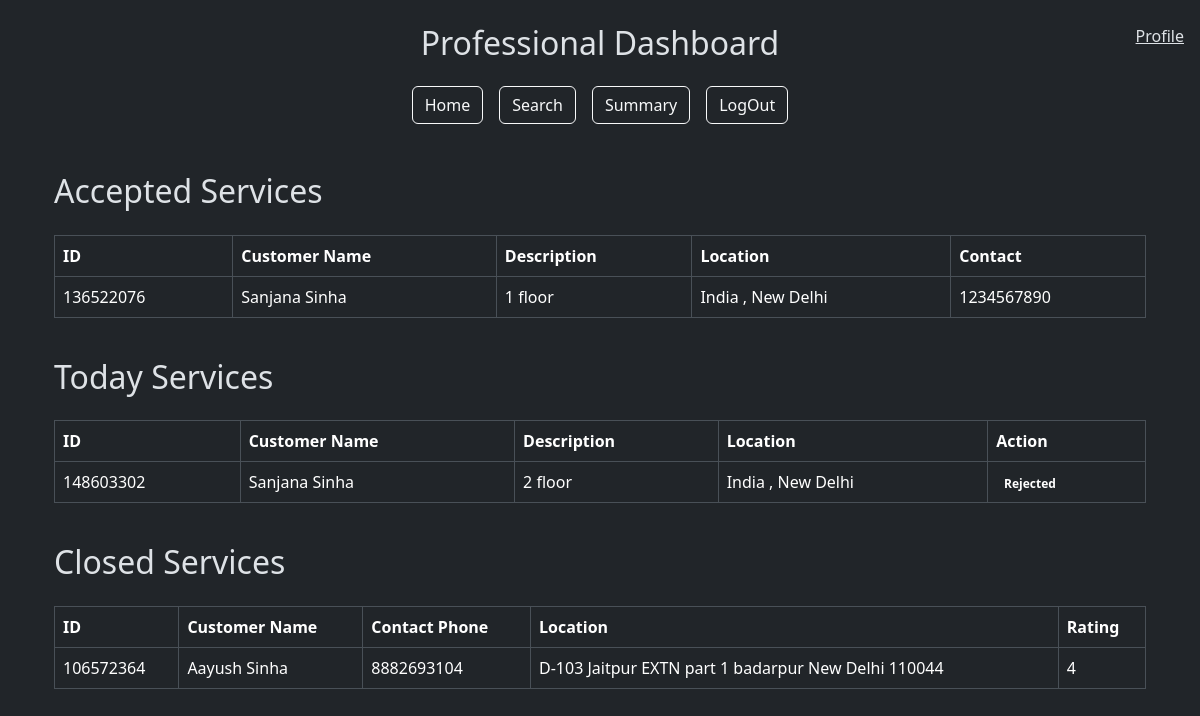
The app's page /professional_dashboard (signed in), older data.
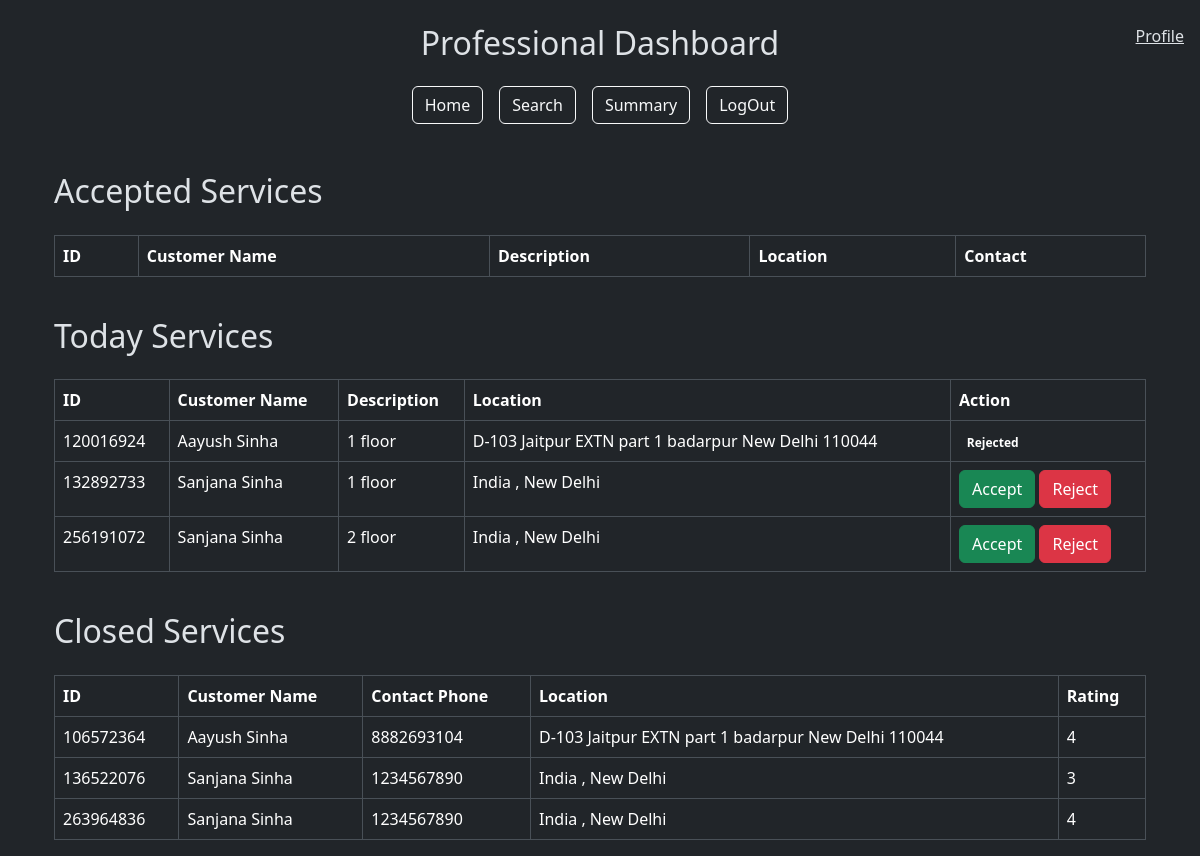
The same page, newer data.
### models.py (models this page shows)
class ServiceRequest(db.Model):
    __tablename__ = 'service_request'
    id = db.Column(db.Integer, primary_key=True)
    customer_id = db.Column(db.Integer, db.ForeignKey('customer.id'), nullable=False)  # Reference to Customer
    professional_id = db.Column(db.Integer, db.ForeignKey('professional.id'), nullable=True)  # Reference to Professional
    service_id = db.Column(db.Integer, db.ForeignKey('service.id'), nullable=False)
    date_of_request = db.Column(db.DateTime, default=datetime.utcnow, nullable=False)
    date_of_completion = db.Column(db.DateTime, nullable=True)
    status = db.Column(db.String(20), default='requested', nullable=False)
    rating = db.Column(db.Integer, nullable=True)
    remarks = db.Column(db.Text, nullable=True)
    rejected_by = db.Column(MutableList.as_mutable(JSON), default=[])
    customer = db.relationship('Customer', back_populates='service_requests')
    service = db.relationship('Service', back_populates='service_requests')
    professional = db.relationship('Professional', back_populates='service_requests')
    review = db.relationship('Review', back_populates='service_request', lazy=True)

class User(db.Model):
    __tablename__ = "user"
    id = db.Column(db.Integer, primary_key=True)
    username = db.Column(db.String(80), unique=True, nullable=False)
    passhash = db.Column(db.String(80), nullable=False)
    name = db.Column(db.String(80), nullable=False)
    role = db.Column(db.String(20), nullable=False)
    is_blocked = db.Column(db.Boolean, default=False, nullable=False)
    professional = db.relationship('Professional', backref='user', lazy=True)
    customer = db.relationship('Customer', backref='user', lazy=True)

class Service(db.Model):
    __tablename__ = 'service'
    id = db.Column(db.Integer, primary_key=True)
    service_name = db.Column(db.String(80), unique=False, nullable=False)
    description = db.Column(db.Text, nullable=False)
    price = db.Column(db.Float, nullable=False)
    time_required = db.Column(db.Integer, nullable=False)
    service_requests = db.relationship('ServiceRequest', back_populates='service', lazy=True)

class Customer(db.Model):
    __tablename__ = 'customer'
    id = db.Column(db.Integer, db.ForeignKey('user.id'), primary_key=True)
    address = db.Column(db.Text, nullable=False)
    pincode = db.Column(db.String(6), nullable=False)
    contact = db.Column(db.String(10), nullable=False)
    service_requests = db.relationship('ServiceRequest', back_populates='customer', lazy=True)

### app.py (the view)
@app.route('/professional_dashboard')
def professional_dashboard():
    user_id = session['user_id']
    professional = Professional.query.get(user_id)
    user = User.query.get(user_id)
    service = Service.query.all()
    accepted_services = ServiceRequest.query.filter_by(professional_id=user_id).filter_by(status='accepted').all()
    today_services = (
    db.session.query(ServiceRequest)
    .join(Service)
    .filter(Service.service_name == professional.service_name)
    .filter(ServiceRequest.status == 'requested')
    .all()
)
    closed_services = (
    db.session.query(ServiceRequest)
    .join(Service)
    .filter(Service.service_name == professional.service_name)
    .filter(ServiceRequest.status == 'closed')
    .filter(ServiceRequest.professional_id==user_id)
    .filter(not_(ServiceRequest.rejected_by.contains([professional.id])))
    .all()
)
    print(today_services, 'today_services')
    print(professional.address,service)
    return render_template('professional_dashboard.html',accepted_services=accepted_services,today_services=today_services, closed_services=closed_services,professional=professional, service=service,user=user)

### templates/professional_dashboard.html (shortened to what this page needs)
{% extends "layout.html" %}  {% block content %}
<div class="container mt-5">
  {% if professional.user.is_blocked %}
  <div class="alert alert-danger" role="alert">
    Your account is blocked. Please contact the admin.
  </div>
  {% elif not professional.verified %}
  <div class="alert alert-warning" role="alert">
    Your account is not verified yet. Please wait for the admin to verify your
    account.
  </div>
  {% else %}
  <span class="navbar-text position-fixed top-0 end-0 m-3">
    <a href="{{url_for('profile')}}">Profile</a>
  </span>
  <h2 class="mt-4">Accepted Services</h2>
  <div class="table-responsive">
    <table class="table table-bordered mt-3">
      <thead>
        <tr>
          <th>ID</th>
          <th>Customer Name</th>
          <th>Description</th>
          <th>Location</th>
          <th>Contact</th>
        </tr>
      </thead>
      <tbody>
        {% for service_request in accepted_services %}
        <tr>
          <td>{{ service_request.id }}</td>
          <td>{{ service_request.customer.user.name }}</td>
          <td>{{ service_request.service.description }}</td>
          <td>{{ service_request.customer.address }}</td>
          <td>{{ service_request.customer.contact}}</td>
        </tr>
        {% endfor %}
      </tbody>
    </table>
  </div>
  <h2 class="mt-4">Today Services</h2>
  <div class="table-responsive">
    <table class="table table-bordered mt-3">
      <thead>
        <tr>
          <th>ID</th>
          <th>Customer Name</th>
          <th>Description</th>
          <th>Location</th>
          <th>Action</th>
        </tr>
      </thead>
      <tbody>
        {% for service_request in today_services %}
        <tr>
          <td>{{ service_request.id }}</td>
          <td>{{ service_request.customer.user.name }}</td>
          <td>{{ service_request.service.description }}</td>
          <td>{{ service_request.customer.address }}</td>
          <td>
            {% set ns = namespace(found=false) %} {% for reject in
            service_request.rejected_by %} {% if reject == user.id %} {% set
            ns.found = true %} {% endif %} {% endfor %} {% if not ns.found %}
            <a
              href="{{ url_for('accept_service', service_id=service_request.id) }}"
              class="btn btn-success"
              >Accept</a
            >
            <a
              href="{{ url_for('reject_service', service_id=service_request.id) }}"
              class="btn btn-danger"
              >Reject</a
            >
            {% else %}
            <span class="badge badge-danger">Rejected</span>
            {% endif %}
          </td>
        </tr>
        {% endfor %}
      </tbody>
    </table>
  </div>
  <h2 class="mt-4">Closed Services</h2>
  <div class="table-responsive">
    <table class="table table-bordered mt-3">
      <thead>
        <tr>
          <th>ID</th>
          <th>Customer Name</th>
          <th>Contact Phone</th>
          <th>Location</th>
          <th>Rating</th>
        </tr>
      </thead>
      <tbody>
        {% for service_request in closed_services %}
        <tr>
          <td>{{ service_request.id }}</td>
          <td>{{ service_request.customer.user.name }}</td>
          <td>{{ service_request.customer.contact }}</td>
          <td>{{ service_request.customer.address }}</td>
          <td>{{ service_request.rating }}</td>
        </tr>
        {% endfor %}
      </tbody>
    </table>
  </div>
  {% endif %}
</div>
{% endblock %}

Row changes from the older to the newer data that the page shows:
no longer on this page (row edited): ServiceRequest: id "148603302", customer.user.name "Sanjana Sinha", service.description "2 floor", customer.address "India , New Delhi", shows "Rejected", shown under "Today Services"
added ServiceRequest: id "120016924", customer.user.name "Aayush Sinha", service.description "1 floor", customer.address "D-103 Jaitpur EXTN part 1 badarpur New Delhi 110044", shows "Rejected", shown under "Today Services"
added ServiceRequest: id "132892733", customer.user.name "Sanjana Sinha", service.description "1 floor", customer.address "India , New Delhi", shown under "Today Services"
added ServiceRequest: id "256191072", customer.user.name "Sanjana Sinha", service.description "2 floor", customer.address "India , New Delhi", shown under "Today Services"
changed ServiceRequest id 136522076: moves from the list under "Accepted Services" to the list under "Closed Services"
added ServiceRequest: id "263964836", customer.user.name "Sanjana Sinha", customer.contact "1234567890", customer.address "India , New Delhi", rating "4", shown under "Closed Services"
